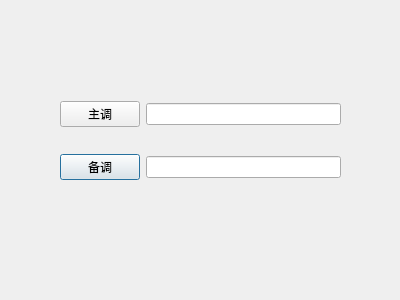
<?xml version="1.0" encoding="UTF-8"?>
<ui version="4.0">
 <class>Dialog</class>
 <widget class="QDialog" name="Dialog">
  <property name="geometry">
   <rect>
    <x>0</x>
    <y>0</y>
    <width>400</width>
    <height>300</height>
   </rect>
  </property>
  <property name="windowTitle">
   <string>OIX交互功能对话框</string>
  </property>
  <widget class="QWidget" name="gridLayoutWidget">
   <property name="geometry">
    <rect>
     <x>60</x>
     <y>80</y>
     <width>281</width>
     <height>121</height>
    </rect>
   </property>
   <layout class="QGridLayout" name="gridLayout">
    <item row="1" column="0">
     <widget class="QPushButton" name="pushButton_2">
      <property name="text">
       <string>备调</string>
      </property>
     </widget>
    </item>
    <item row="0" column="0">
     <widget class="QPushButton" name="pushButton">
      <property name="text">
       <string>主调</string>
      </property>
     </widget>
    </item>
    <item row="0" column="1">
     <widget class="QLineEdit" name="lineEdit"/>
    </item>
    <item row="1" column="1">
     <widget class="QLineEdit" name="lineEdit_2"/>
    </item>
   </layout>
  </widget>
 </widget>
 <resources/>
 <connections/>
</ui>
